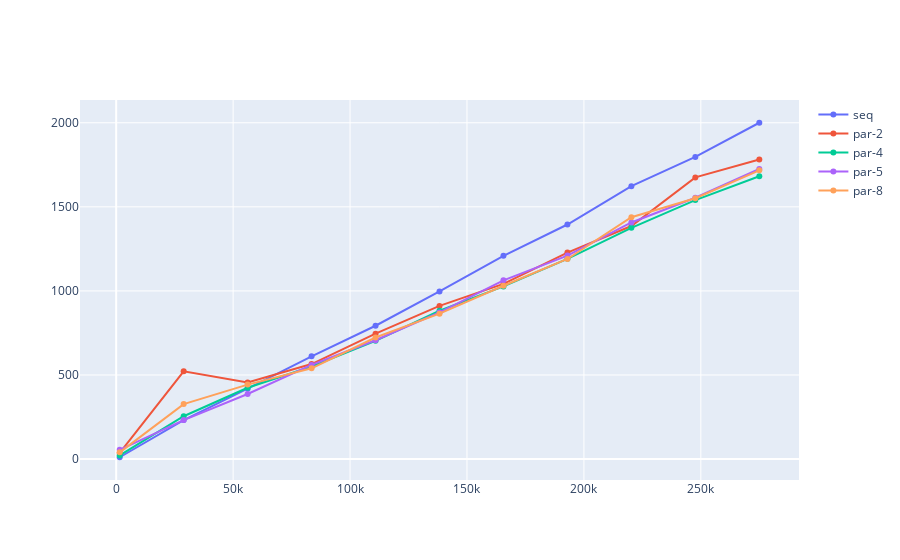

Source (notebook cell):
### Code cell
fig = go.Figure()
fig.add_trace(go.Scatter(x=data['N'], y=data['Ms-output-seq'], name='seq'))
fig.add_trace(go.Scatter(x=data['N'], y=data['Ms-output-par-2'], name='par-2'))
fig.add_trace(go.Scatter(x=data['N'], y=data['Ms-output-par-4'], name='par-4'))
fig.add_trace(go.Scatter(x=data['N'], y=data['Ms-output-par-5'], name='par-5'))
fig.add_trace(go.Scatter(x=data['N'], y=data['Ms-output-par-8'], name='par-8'))
fig.show()

### Figure 1 — Plotly figure (JSON) as saved in the notebook; plotly's stock layout.template omitted (floating-point values rounded to 4 significant figures)
{"data": [{"name": "seq", "type": "scatter", "x": [1500, 28850, 56200, 83550, 110900, 138250, 165600, 192950, 220300, 247650, 275000], "y": [11, 232, 419, 611, 793, 997, 1209, 1395, 1623, 1797, 2000]}, {"name": "par-2", "type": "scatter", "x": [1500, 28850, 56200, 83550, 110900, 138250, 165600, 192950, 220300, 247650, 275000], "y": [37, 522, 455, 565, 746, 911, 1042, 1228, 1386, 1675, 1781]}, {"name": "par-4", "type": "scatter", "x": [1500, 28850, 56200, 83550, 110900, 138250, 165600, 192950, 220300, 247650, 275000], "y": [22, 255, 424, 551, 703, 882, 1027, 1191, 1375, 1540, 1682]}, {"name": "par-5", "type": "scatter", "x": [1500, 28850, 56200, 83550, 110900, 138250, 165600, 192950, 220300, 247650, 275000], "y": [55, 232, 387, 560, 707, 872, 1063, 1210, 1407, 1554, 1725]}, {"name": "par-8", "type": "scatter", "x": [1500, 28850, 56200, 83550, 110900, 138250, 165600, 192950, 220300, 247650, 275000], "y": [40, 327, 443, 540, 723, 865, 1031, 1190, 1438, 1551, 1717]}], "layout": {}}
